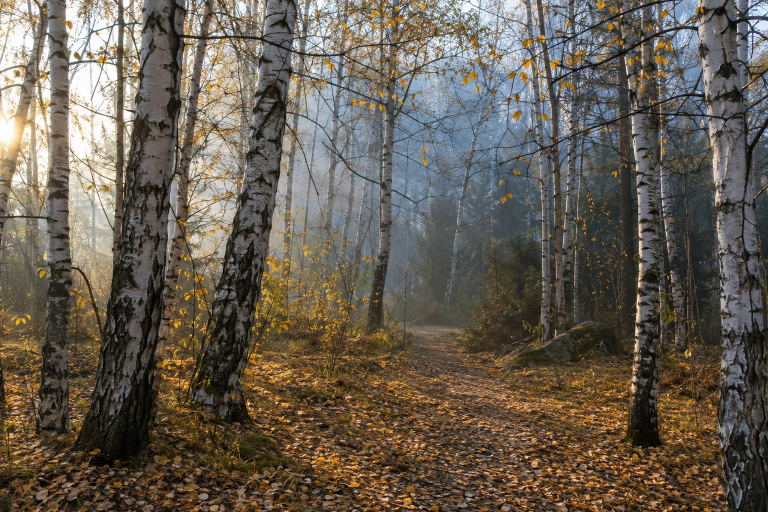
#> input picture photos/birch-grove.jpg, 1536 x 1024 px (shown at 1/2 size)
$ python -i filters.py   (imports and definitions only)
#> lines starting #> are read from the running program, lines starting #| are printed output that depends on the picture
"""Free, local image filters for painting lessons (#7). Each takes and returns an RGB numpy array.

Called through `spike/tools.py`; kept here so the skill, the contact sheet, and tests share them.
"""

from __future__ import annotations

from pathlib import Path

import cv2
import numpy as np
from PIL import Image, ImageOps

MAX_SIDE = 1536  # same as the image model's inputs; keeps the slower filters quick


# [10 lines left out: functions load, save, not called in this run]


def lightness(rgb: np.ndarray) -> np.ndarray:
    """Perceived lightness, 0-255 (the L of Lab), which matches how values read to a painter."""
    return cv2.cvtColor(rgb, cv2.COLOR_RGB2LAB)[:, :, 0]


def gray3(channel: np.ndarray) -> np.ndarray:
    return np.dstack([channel] * 3)


def kmeans(samples: np.ndarray, k: int, seed: int = 7) -> tuple[np.ndarray, np.ndarray]:
    """k-means on float32 rows; returns (labels, centers). Seeded so the same picture gives the same result."""
#> called with samples = array of shape (60000, 3), k = 6, seed = 7
    cv2.setRNGSeed(seed)
    criteria = (cv2.TERM_CRITERIA_EPS + cv2.TERM_CRITERIA_MAX_ITER, 30, 0.5)
    _, labels, centers = cv2.kmeans(samples.astype(np.float32), k, None, criteria, 4, cv2.KMEANS_PP_CENTERS)
#> centers = [[63.9, 130.8, 138.8], [130.6, 129.9, 134.7], [173.5, 129.7, 137.2], [230.2, 128, 132.4], [27.85, 129.3, 134.3], [96.47, 130.8, 138.5]]
    return labels.ravel(), centers


def _fit_assign(rows: np.ndarray, k: int) -> tuple[np.ndarray, np.ndarray]:
    """Fit k-means on a sample of rows (fast on big pictures) and assign every row to its nearest center."""
    rng = np.random.default_rng(7)
    sample = rows if len(rows) <= 60_000 else rows[rng.choice(len(rows), 60_000, replace=False)]
    _, centers = kmeans(sample, k)
    d = ((rows[:, None, :].astype(np.float32) - centers[None, :, :]) ** 2).sum(axis=2)
    return d.argmin(axis=1), centers


# ---------------------------------------------------------------------------
# Filters
# ---------------------------------------------------------------------------


# [19 lines left out: functions value_study, notan, not called in this run]


def squint(rgb: np.ndarray, amount: float = 2.0) -> np.ndarray:
    """Heavy blur, like squinting at the subject: details go and the big shapes and values stay."""
    return cv2.GaussianBlur(rgb, (0, 0), max(rgb.shape[:2]) * amount / 100)


# [58 lines left out: functions palette, swatch_image, kuwahara, simplify, not called in this run]


def posterize(rgb: np.ndarray, colors: int = 6, palette_rgb: list[list[int]] | None = None) -> np.ndarray:
    """Every pixel snapped to one of a few colors: its own k-means colors, or the given palette's."""
    lab = cv2.cvtColor(rgb, cv2.COLOR_RGB2LAB).reshape(-1, 3).astype(np.float32)
    if palette_rgb:
        pal = np.array(palette_rgb, np.uint8).reshape(-1, 1, 3)
        centers = cv2.cvtColor(pal, cv2.COLOR_RGB2LAB).reshape(-1, 3).astype(np.float32)
        labels = ((lab[:, None, :] - centers[None, :, :]) ** 2).sum(axis=2).argmin(axis=1)
    else:
        labels, centers = _fit_assign(lab, colors)
    out_lab = centers[labels].reshape(rgb.shape).astype(np.uint8)
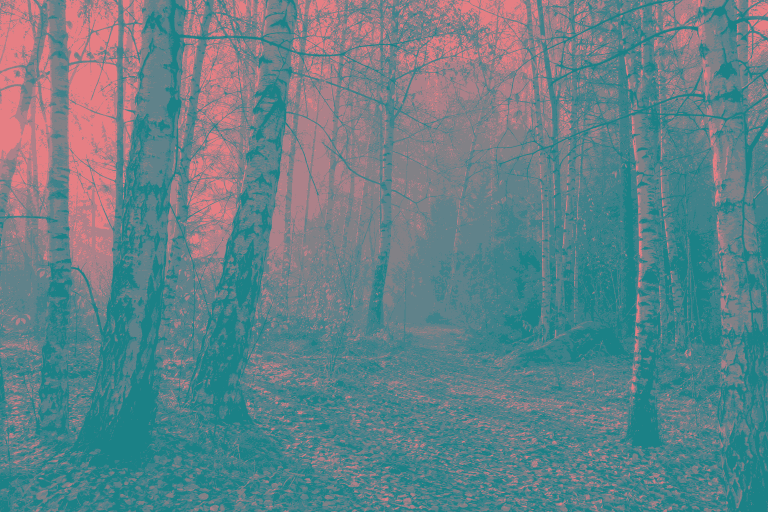
#> out_lab: shape (1024, 1536, 3) (shown at 1/2 size); mean R, G, B 100.2, 129.4, 136.1
    return cv2.cvtColor(out_lab, cv2.COLOR_LAB2RGB)
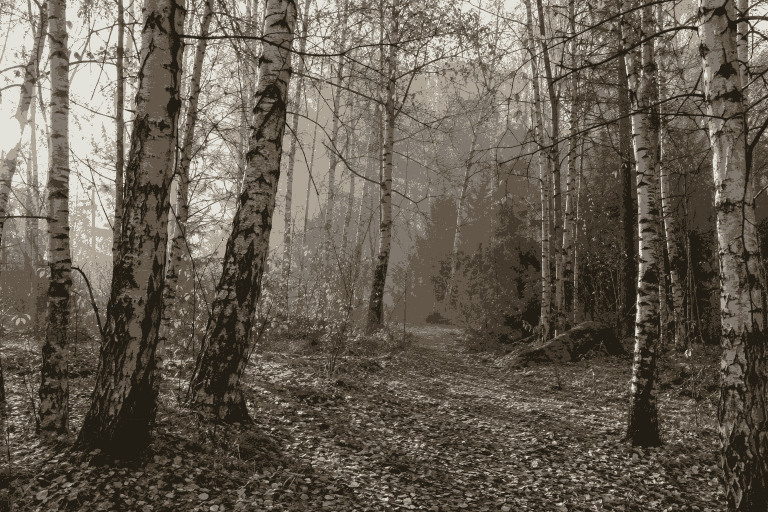
#> returned value: shape (1024, 1536, 3) (shown at 1/2 size); mean R, G, B 102.3, 93.8, 82.2


# [90 lines left out: functions edges, grid, percent_grid, _variety, _longest_run, find_picture, not called in this run]


def crop(rgb: np.ndarray, box: list[int]) -> np.ndarray:
    x0, y0, x1, y1 = box
    return rgb[max(0, y0):y1, max(0, x0):x1].copy()

>>> import cv2
>>> picture = cv2.cvtColor(cv2.imread('../photos/birch-grove.jpg'), cv2.COLOR_BGR2RGB)
>>> result = posterize(picture)

$ run again, on photos/highland-cow.jpg
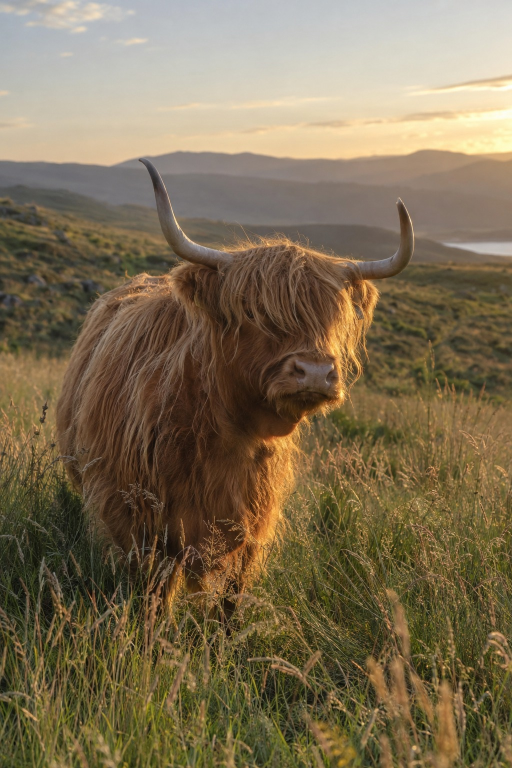
#> input picture photos/highland-cow.jpg, 1024 x 1536 px (shown at 1/2 size)
#> in kmeans, `_, labels, centers = cv2.kmeans(samples.astype(np.float32), k, None, c..`: centers = [[42.23, 131.2, 141.7], [210.9, 128.2, 138.5], [126.3, 131.9, 146.4], [99.21, 129.7, 149.8], [72.64, 129.3, 146.2], [155.5, 136.9, 159.9]]
#> in posterize, `out_lab = centers[labels].reshape(rgb.shape).astype(np.uint8)`:
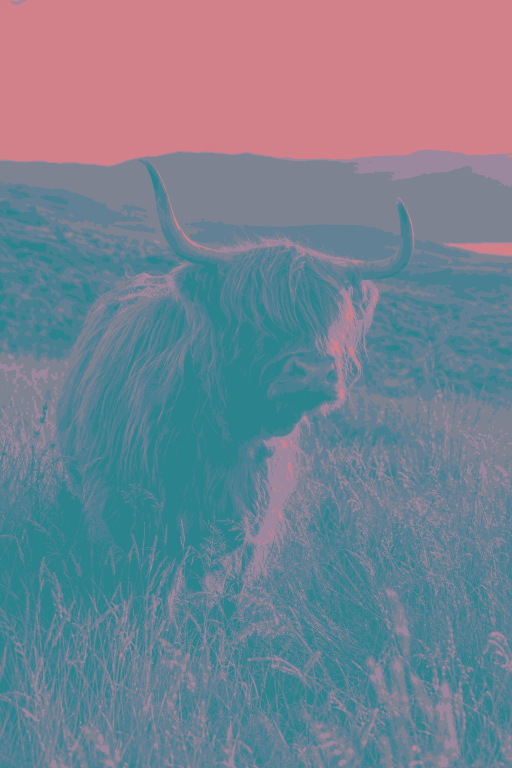
#> out_lab: shape (1536, 1024, 3) (shown at 1/2 size); mean R, G, B 117.6, 129.8, 145.1
#> in posterize, `return cv2.cvtColor(out_lab, cv2.COLOR_LAB2RGB)`:
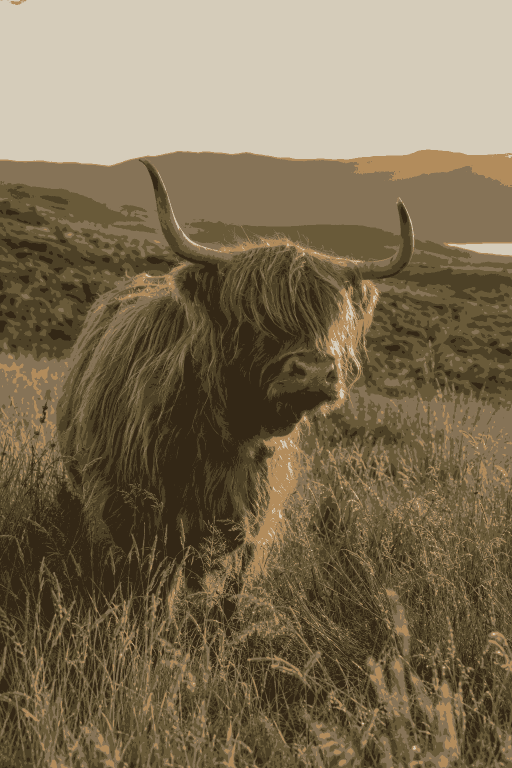
#> returned value: shape (1536, 1024, 3) (shown at 1/2 size); mean R, G, B 124.5, 109.6, 83.4

$ run again, on photos/lake-cabin.jpg
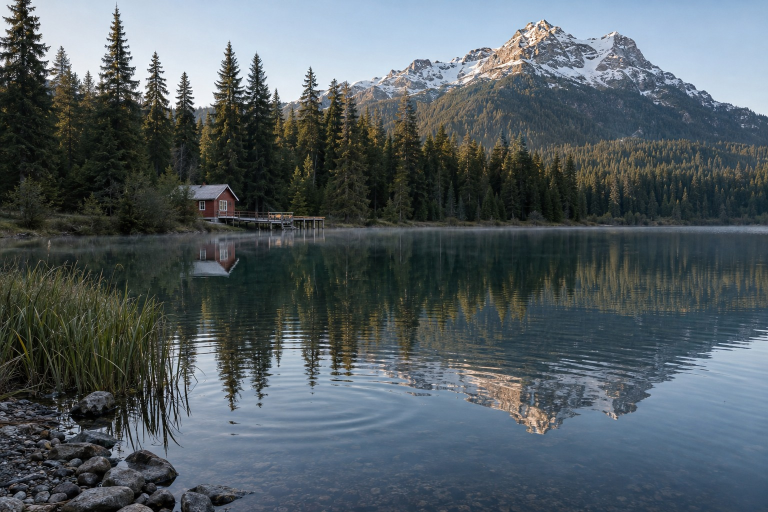
#> input picture photos/lake-cabin.jpg, 1536 x 1024 px (shown at 1/2 size)
#> in kmeans, `_, labels, centers = cv2.kmeans(samples.astype(np.float32), k, None, c..`: centers = [[210.3, 126, 117.2], [49.68, 124.2, 130.8], [151.5, 126.9, 118.8], [22.39, 124.9, 129.8], [77.47, 125.8, 123.6], [110, 126.7, 121.5]]
#> in posterize, `out_lab = centers[labels].reshape(rgb.shape).astype(np.uint8)`:
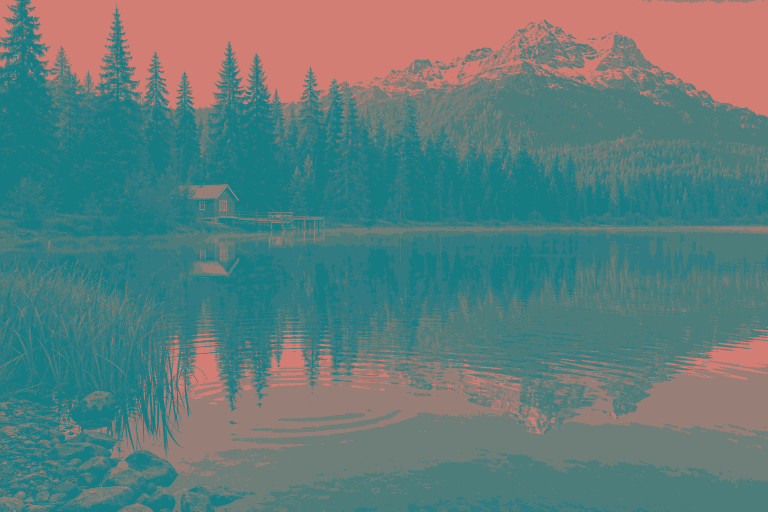
#> out_lab: shape (1024, 1536, 3) (shown at 1/2 size); mean R, G, B 95.5, 125.1, 123.6
#> in posterize, `return cv2.cvtColor(out_lab, cv2.COLOR_LAB2RGB)`:
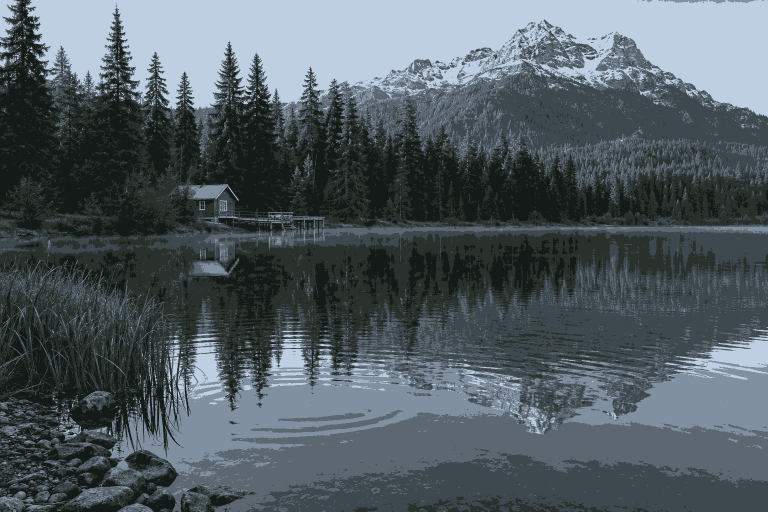
#> returned value: shape (1024, 1536, 3) (shown at 1/2 size); mean R, G, B 82.1, 92.8, 98.7
